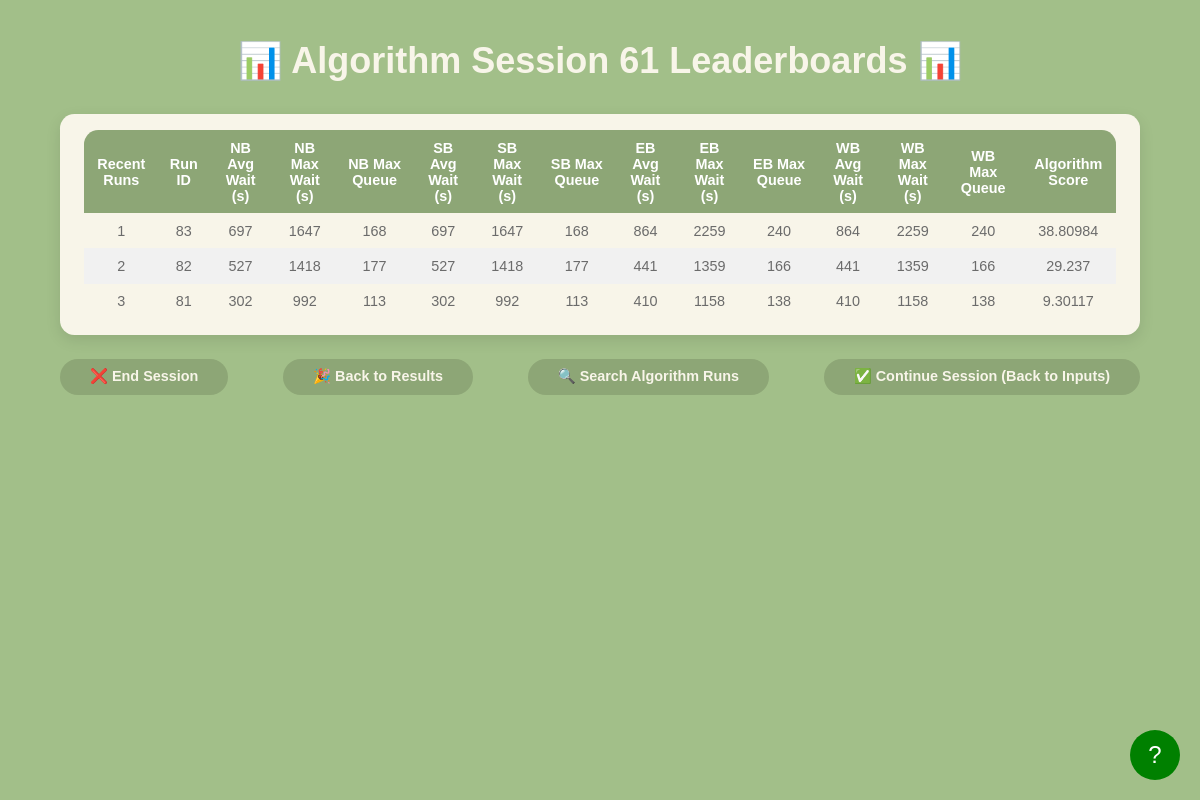
The page /algorithm_session_leaderboard?session_id=61 on the database its author committed.
### models.py (models this page shows, shortened)
class AlgorithmLeaderboardResult(db.Model):
    __tablename__ = 'algorithm_leaderboard_results'
    id = db.Column(db.Integer, primary_key=True, autoincrement=True)
    run_id = db.Column(db.Integer, db.ForeignKey('configurations.run_id'), nullable=False)
    session_id = db.Column(db.Integer, db.ForeignKey('sessions.id'), nullable=False)
    avg_wait_time_north = db.Column(db.Float, nullable=False)
    max_wait_time_north = db.Column(db.Float, nullable=False)
    max_queue_length_north = db.Column(db.Integer, nullable=False)
    avg_wait_time_south = db.Column(db.Float, nullable=False)
    max_wait_time_south = db.Column(db.Float, nullable=False)
    max_queue_length_south = db.Column(db.Integer, nullable=False)
    avg_wait_time_east = db.Column(db.Float, nullable=False)
    max_wait_time_east = db.Column(db.Float, nullable=False)
    max_queue_length_east = db.Column(db.Integer, nullable=False)
    avg_wait_time_west = db.Column(db.Float, nullable=False)
    max_wait_time_west = db.Column(db.Float, nullable=False)
    max_queue_length_west = db.Column(db.Integer, nullable=False)

### app.py (the view)
@app.route('/algorithm_session_leaderboard')
def algorithm_session_leaderboard_page():
    session_id = request.args.get('session_id', type=int)
    if not session_id:
        active_session = Session.query.filter_by(active=True).order_by(Session.id.desc()).first()
        session_id = active_session.id if active_session else None
    print(session_id)
    raw_runs = get_recent_algorithm_runs(session_id) if session_id else []
    processed_runs = []
    for run in raw_runs:
        score = compute_score_4directions(
            run.run_id,
            run.session_id,
            run.avg_wait_time_north, run.max_wait_time_north, run.max_queue_length_north,
            run.avg_wait_time_south, run.max_wait_time_south, run.max_queue_length_south,
            run.avg_wait_time_east, run.max_wait_time_east, run.max_queue_length_east,
            run.avg_wait_time_west, run.max_wait_time_west, run.max_queue_length_west
        )
        processed_runs.append({
            "run_id": run.run_id,
            "nb_avg_wait": run.avg_wait_time_north,
            "nb_max_wait": run.max_wait_time_north,
            "nb_max_queue": run.max_queue_length_north,
            "sb_avg_wait": run.avg_wait_time_south,
            "sb_max_wait": run.max_wait_time_south,
            "sb_max_queue": run.max_queue_length_south,
            "eb_avg_wait": run.avg_wait_time_east,
            "eb_max_wait": run.max_wait_time_east,
            "eb_max_queue": run.max_queue_length_east,
            "wb_avg_wait": run.avg_wait_time_west,
            "wb_max_wait": run.max_wait_time_west,
            "wb_max_queue": run.max_queue_length_west,
            "score": score
        })
    return render_template('algorithm_session_leaderboard.html', runs=processed_runs, session_id=session_id)

### app.py (called while the page is built)
def get_recent_algorithm_runs(session_id):
    return AlgorithmLeaderboardResult.query \
        .filter_by(session_id=session_id) \
        .order_by(AlgorithmLeaderboardResult.id.desc()) \
        .limit(10) \
        .all()

### templates/algorithm_session_leaderboard.html (shortened to what this page needs)
<!DOCTYPE html>
<html lang="en">
<head>
    <link rel="stylesheet" href="{{ url_for('static', filename='css/algorithm_session_leaderboard.css') }}">
</head>
<body>
    <div class="header">
        <h1>📊 Algorithm Session {{ session_id }} Leaderboards 📊</h1>
    </div>
    <div class="leaderboard-container">
        <table>
            <thead>
                <tr>
                    <th>Recent Runs</th>
                    <th>Run ID</th>
                    <th>NB Avg Wait (s)</th>
                    <th>NB Max Wait (s)</th>
                    <th>NB Max Queue</th>
                    <th>SB Avg Wait (s)</th>
                    <th>SB Max Wait (s)</th>
                    <th>SB Max Queue</th>
                    <th>EB Avg Wait (s)</th>
                    <th>EB Max Wait (s)</th>
                    <th>EB Max Queue</th>
                    <th>WB Avg Wait (s)</th>
                    <th>WB Max Wait (s)</th>
                    <th>WB Max Queue</th>
                    <th>Algorithm Score</th>
                </tr>
            </thead>
            <tbody>
                {% if runs and runs|length > 0 %}
                    {% for run in runs %}
                    <tr onclick="handleRowClick(this)">
                        <td>{{ loop.index }}</td>
                        <td>{{ run.run_id }}</td>
                        <td>{{ run.nb_avg_wait|round|int }}</td>
                        <td>{{ run.nb_max_wait|round|int }}</td>
                        <td>{{ run.nb_max_queue|round|int }}</td>
                        <td>{{ run.sb_avg_wait|round|int }}</td>
                        <td>{{ run.sb_max_wait|round|int }}</td>
                        <td>{{ run.sb_max_queue|round|int }}</td>
                        <td>{{ run.eb_avg_wait|round|int }}</td>
                        <td>{{ run.eb_max_wait|round|int }}</td>
                        <td>{{ run.eb_max_queue|round|int }}</td>
                        <td>{{ run.wb_avg_wait|round|int }}</td>
                        <td>{{ run.wb_max_wait|round|int }}</td>
                        <td>{{ run.wb_max_queue|round|int }}</td>
                        <td>{{ run.score|round(5) }}</td>
                    </tr>
                    {% endfor %}
                {% else %}
                    <tr>
                        <td colspan="15">No session runs found.</td>
                    </tr>
                {% endif %}
            </tbody>
        </table>
    </div>
    <div class="nav-container">
        <a class="nav-button" id="endBtn" href="/index">❌ End Session</a>
        <a class="res-button" id="results" href="/back_to_results">🎉 Back to Results</a>
        <a class="res-button" id="searchRunsBtn" href="/search_Algorithm_Runs">🔍 Search Algorithm Runs</a>
        <a class="nav-button" id="backBtn" href="/parameters">✅ Continue Session (Back to Inputs)</a>
    </div>
    <div id="tutorial-button">?</div>
</body>
</html>

### static/css/algorithm_session_leaderboard.css (style rules this page uses)
* { margin: 0; padding: 0; box-sizing: border-box; }
html, body { width: 100%; height: 100%; overflow: hidden; }
body { background-color: #a2bf89; font-family: 'SF Pro', sans-serif; color: #6b6b6b; display: flex; flex-direction: column; align-items: center; padding: 5vh 0; }
.header { width: 90%; text-align: center; margin-bottom: 4vh; }
.header h1 { font-size: 3vw; color: #f8f5e9; font-weight: 600; }
.leaderboard-container { background-color: #f8f5e9; border-radius: 1.2vw; padding: 2vh 3vh; width: 90%; max-width: 1400px; text-align: center; box-shadow: 0px 5px 15px rgba(0, 0, 0, 0.1); }
table { width: 100%; border-collapse: collapse; border-radius: 1.2vw; overflow: hidden; }
th, td { padding: 1.2vh; text-align: center; font-size: 1.2vw; }
th { background-color: #8da676; color: white; font-weight: bold; }
tr:nth-child(even) { background-color: #f1f1f1; }
tbody tr { cursor: pointer; }
.nav-container { width: 90%; max-width: 1400px; margin-top: 3vh; display: flex; justify-content: space-between; }
.nav-container a { text-decoration: none; color: #f8f5e9; background-color: #8da676; padding: 1.2vh 2.5vw; border-radius: 2vw; font-size: 1.2vw; font-weight: 600; transition: background-color 0.3s; }
#tutorial-button { position: fixed; bottom: 20px; right: 20px; width: 50px; height: 50px; border-radius: 50%; background-color: green; color: white; text-align: center; line-height: 50px; font-size: 24px; cursor: pointer; z-index: 1000; }

### rows shown on the page
AlgorithmLeaderboardResult: run_id "83", nb_avg_wait "697", nb_max_wait "1647", nb_max_queue "168", sb_avg_wait "697", sb_max_wait "1647", sb_max_queue "168", eb_avg_wait "864", eb_max_wait "2259", eb_max_queue "240", wb_avg_wait "864", wb_max_wait "2259", wb_max_queue "240", score "38.80984"
AlgorithmLeaderboardResult: run_id "82", nb_avg_wait "527", nb_max_wait "1418", nb_max_queue "177", sb_avg_wait "527", sb_max_wait "1418", sb_max_queue "177", eb_avg_wait "441", eb_max_wait "1359", eb_max_queue "166", wb_avg_wait "441", wb_max_wait "1359", wb_max_queue "166", score "29.237"
AlgorithmLeaderboardResult: run_id "81", nb_avg_wait "302", nb_max_wait "992", nb_max_queue "113", sb_avg_wait "302", sb_max_wait "992", sb_max_queue "113", eb_avg_wait "410", eb_max_wait "1158", eb_max_queue "138", wb_avg_wait "410", wb_max_wait "1158", wb_max_queue "138", score "9.30117"

### other values the page prints
{{ session_id }} "61"
